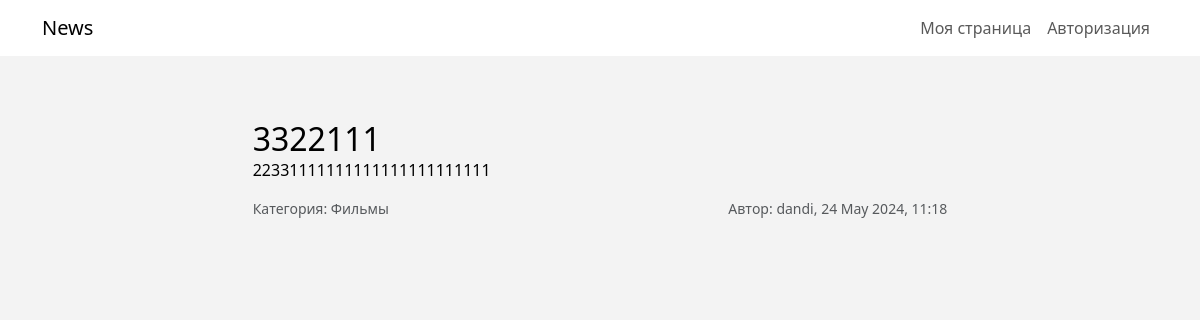
Page /show_post/5 on the committed database.
### models.py (models this page shows, shortened)
class Post(db.Model):
    id = db.Column(db.Integer, primary_key=True)
    title = db.Column(db.String(200), nullable=False)
    filename = db.Column(db.String(50))
    desc = db.Column(db.String(300), nullable=False)
    post = db.Column(db.String(2500), nullable=False)
    date = db.Column(db.DateTime, default=datetime.now())
    user_id = db.Column(db.Integer, db.ForeignKey('user.id'))
    category_id = db.Column(db.Integer, db.ForeignKey('category.id'))

class Category(db.Model):
    id = db.Column(db.Integer, primary_key=True)
    name = db.Column(db.String(100), nullable=False)
    posts = db.relationship('Post', backref='category', cascade='all, delete')

class User(UserMixin, db.Model):
    id = db.Column(db.Integer, primary_key=True)
    username = db.Column(db.String(50), unique=True)
    email = db.Column(db.String(50), unique=True)
    psw = db.Column(db.String(500), nullable=False)
    date = db.Column(db.DateTime, default=datetime.now())
    posts = db.relationship('Post', backref='user', cascade='all, delete')

### main.py (the view)
@app.route("/show_post/<alias>")
def show_post(alias):
    post = Post.query.filter_by(id=alias).join(Category).join(User).add_columns(Post.id,
                                                                                Post.title,
                                                                                Post.post,
                                                                                Post.date,
                                                                                Category.name,
                                                                                User.username
                                                                                ).first()
    return render_template('show_post.html', post=post, title="Пост")

### main.py (called while the page is built)
@app.template_filter('formatdatetime')
def format_datetime(value, format='%B %d, %Y %H:%M'):
    if value is None:
        return ""
    return value.strftime(format)

### templates/show_post.html
{% extends 'base.html' %}
{% block content %}
  <div class="news-container">
    <div class="row justify-content-center">
        <div class="col-md-11">
            <h2 class="card-title">{{post.title}}</h2>
                   <p class="card-text">{{post.post}}</p>
            <p class="card-text d-flex">
                <small class="text-muted me-auto ">Категория: {{post.name}}</small>
                <small class="text-muted">Автор: {{post.username}}, {{post.date|formatdatetime('%d %B %Y, %H:%M')}}</small>
            </p>
        </div>
    </div>
  </div>
{% endblock content %}

### static/css/style.css (style rules this page uses)
body { background-color: #f3f3f3; color: #000; }
.news-container { max-width: 800px; margin: 0 auto; margin-top:100px; padding: 20px; }

### rows in the picture
Post: title "3322111", post "22331111111111111111111111"
Category: name "Фильмы"
User: username "dandi"

### other values in the picture
{{ post.date|formatdatetime('%d %B %Y, %H:%M') }} "24 May 2024, 11:18"
